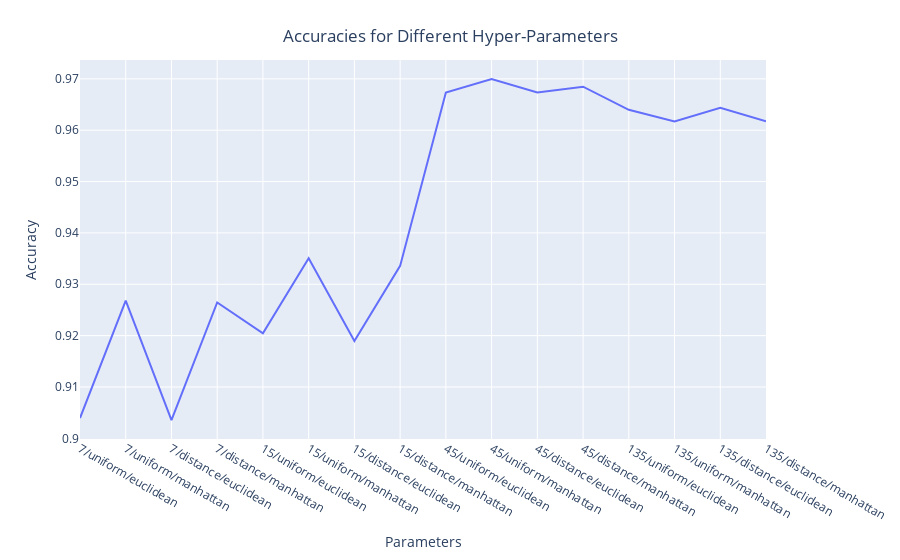

Notebook cell for this chart:
### Code cell
plotdata = pd.DataFrame()
plotdata['Parameters'] = accuracies.keys()
plotdata['Accuracy'] = accuracies.values()
fig = px.line(plotdata, x="Parameters", y="Accuracy")
fig.update_layout(title={'text': "Accuracies for Different Hyper-Parameters",
                                                'x':0.5,
                                                'xanchor': 'center',
                                                'yanchor': 'top'})
iplot(fig)

### Figure 1 — Plotly figure (JSON) as saved in the notebook; plotly's stock layout.template omitted (floating-point values rounded to 4 significant figures)
{"data": [{"hovertemplate": "Parameters=%{x}<br>Accuracy=%{y}<extra></extra>", "legendgroup": "", "line": {"color": "#636efa", "dash": "solid"}, "marker": {"symbol": "circle"}, "mode": "lines", "name": "", "orientation": "v", "showlegend": false, "type": "scatter", "x": ["7/uniform/euclidean", "7/uniform/manhattan", "7/distance/euclidean", "7/distance/manhattan", "15/uniform/euclidean", "15/uniform/manhattan", "15/distance/euclidean", "15/distance/manhattan", "45/uniform/euclidean", "45/uniform/manhattan", "45/distance/euclidean", "45/distance/manhattan", "135/uniform/euclidean", "135/uniform/manhattan", "135/distance/euclidean", "135/distance/manhattan"], "xaxis": "x", "y": [0.9039, 0.9268, 0.9036, 0.9265, 0.9205, 0.9351, 0.9189, 0.9336, 0.9674, 0.97, 0.9674, 0.9685, 0.964, 0.9617, 0.9644, 0.9617], "yaxis": "y"}], "layout": {"legend": {"tracegroupgap": 0}, "margin": {"t": 60}, "title": {"text": "Accuracies for Different Hyper-Parameters", "x": 0.5, "xanchor": "center", "yanchor": "top"}, "xaxis": {"anchor": "y", "domain": [0, 1], "title": {"text": "Parameters"}}, "yaxis": {"anchor": "x", "domain": [0, 1], "title": {"text": "Accuracy"}}}}
